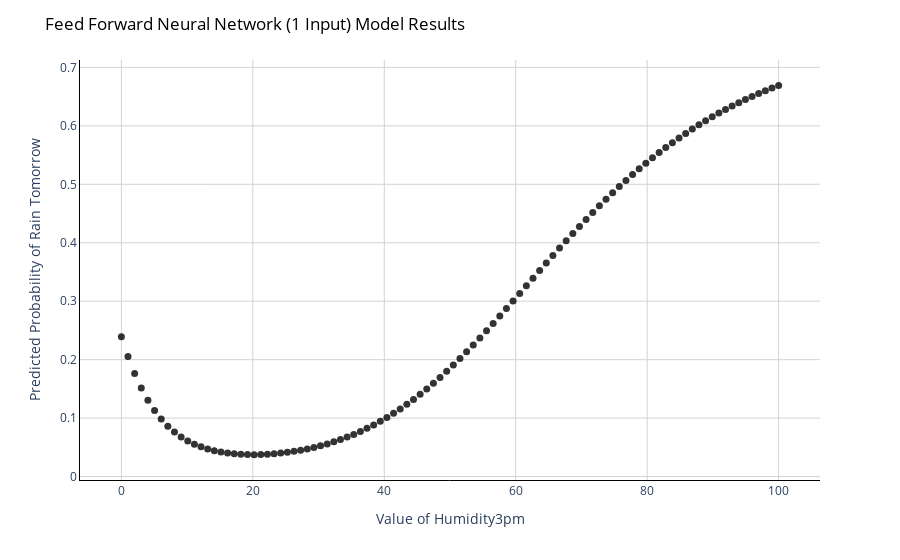

The code cell stored with this chart in its notebook:
### Markdown cell above
Let’s now plot the prediction curve on a chart.

### Code cell
# Create 100 evenly spaced points from smallest X to largest X
X_range = np.linspace(X.min(), X.max(), 100)
# Predict probabilities for rain tomorrow
y_predicted = model.predict(X_range.reshape(-1, 1))

# Create a scatter plot
fig = px.scatter(x=X_range.ravel(), y=y_predicted.ravel(), 
                 opacity=0.8, color_discrete_sequence=['black'],
                 labels=dict(x="Value of Humidity3pm", y="Predicted Probability of Rain Tomorrow",))

# Change chart background color
fig.update_layout(dict(plot_bgcolor = 'white'))

# Update axes lines
fig.update_xaxes(showgrid=True, gridwidth=1, gridcolor='lightgrey', 
                 zeroline=True, zerolinewidth=1, zerolinecolor='lightgrey', 
                 showline=True, linewidth=1, linecolor='black')

fig.update_yaxes(showgrid=True, gridwidth=1, gridcolor='lightgrey', 
                 zeroline=True, zerolinewidth=1, zerolinecolor='lightgrey', 
                 showline=True, linewidth=1, linecolor='black')

# Set figure title
fig.update_layout(title=dict(text="Feed Forward Neural Network (1 Input) Model Results", 
                             font=dict(color='black')))
# Update marker size
fig.update_traces(marker=dict(size=7))

fig.show()

### Figure 1 — Plotly figure (JSON) as saved in the notebook; plotly's stock layout.template omitted (floating-point values rounded to 4 significant figures)
{"data": [{"hovertemplate": "Value of Humidity3pm=%{x}<br>Predicted Probability of Rain Tomorrow=%{y}<extra></extra>", "legendgroup": "", "marker": {"color": "black", "opacity": 0.8, "size": 7, "symbol": "circle"}, "mode": "markers", "name": "", "orientation": "v", "showlegend": false, "type": "scatter", "x": [0, 1.01, 2.02, 3.03, 4.04, 5.051, 6.061, 7.071, 8.081, 9.091, 10.1, 11.11, 12.12, 13.13, 14.14, 15.15, 16.16, 17.17, 18.18, 19.19, 20.2, 21.21, 22.22, 23.23, 24.24, 25.25, 26.26, 27.27, 28.28, 29.29, 30.3, 31.31, 32.32, 33.33, 34.34, 35.35, 36.36, 37.37, 38.38, 39.39, 40.4, 41.41, 42.42, 43.43, 44.44, 45.45, 46.46, 47.47, 48.48, 49.49, 50.51, 51.52, 52.53, 53.54, 54.55, 55.56, 56.57, 57.58, 58.59, 59.6, 60.61, 61.62, 62.63, 63.64, 64.65, 65.66, 66.67, 67.68, 68.69, 69.7, 70.71, 71.72, 72.73, 73.74, 74.75, 75.76, 76.77, 77.78, 78.79, 79.8, 80.81, 81.82, 82.83, 83.84, 84.85, 85.86, 86.87, 87.88, 88.89, 89.9, 90.91, 91.92, 92.93, 93.94, 94.95, 95.96, 96.97, 97.98, 98.99, 100], "xaxis": "x", "y": [0.2394, 0.2055, 0.1764, 0.1515, 0.1306, 0.113, 0.09837, 0.08621, 0.07616, 0.06787, 0.06106, 0.05548, 0.05093, 0.04726, 0.04433, 0.04203, 0.04028, 0.039, 0.03814, 0.03766, 0.03753, 0.03772, 0.03822, 0.03902, 0.0401, 0.04146, 0.04312, 0.04506, 0.0473, 0.04984, 0.0527, 0.05588, 0.0594, 0.06326, 0.06748, 0.07208, 0.07706, 0.08244, 0.08823, 0.09443, 0.1011, 0.1081, 0.1156, 0.1235, 0.1319, 0.1407, 0.1499, 0.1596, 0.1696, 0.18, 0.1908, 0.202, 0.2134, 0.2252, 0.2373, 0.2495, 0.262, 0.2747, 0.2875, 0.3004, 0.3134, 0.3264, 0.3394, 0.3524, 0.3653, 0.3781, 0.3908, 0.4034, 0.4158, 0.428, 0.44, 0.4518, 0.4633, 0.4745, 0.4855, 0.4962, 0.5067, 0.5168, 0.5266, 0.5362, 0.5454, 0.5543, 0.563, 0.5713, 0.5794, 0.5871, 0.5946, 0.6018, 0.6088, 0.6154, 0.6219, 0.628, 0.6339, 0.6396, 0.6451, 0.6503, 0.6554, 0.6602, 0.6648, 0.6693], "yaxis": "y"}], "layout": {"legend": {"tracegroupgap": 0}, "margin": {"t": 60}, "plot_bgcolor": "white", "title": {"font": {"color": "black"}, "text": "Feed Forward Neural Network (1 Input) Model Results"}, "xaxis": {"anchor": "y", "domain": [0, 1], "gridcolor": "lightgrey", "gridwidth": 1, "linecolor": "black", "linewidth": 1, "showgrid": true, "showline": true, "title": {"text": "Value of Humidity3pm"}, "zeroline": true, "zerolinecolor": "lightgrey", "zerolinewidth": 1}, "yaxis": {"anchor": "x", "domain": [0, 1], "gridcolor": "lightgrey", "gridwidth": 1, "linecolor": "black", "linewidth": 1, "showgrid": true, "showline": true, "title": {"text": "Predicted Probability of Rain Tomorrow"}, "zeroline": true, "zerolinecolor": "lightgrey", "zerolinewidth": 1}}}
